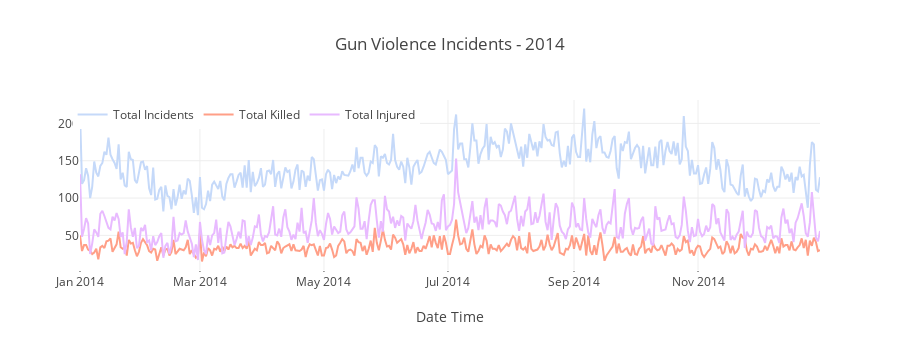
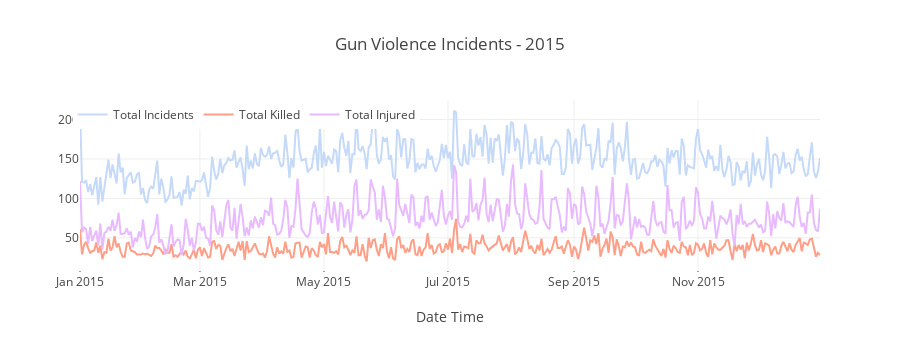
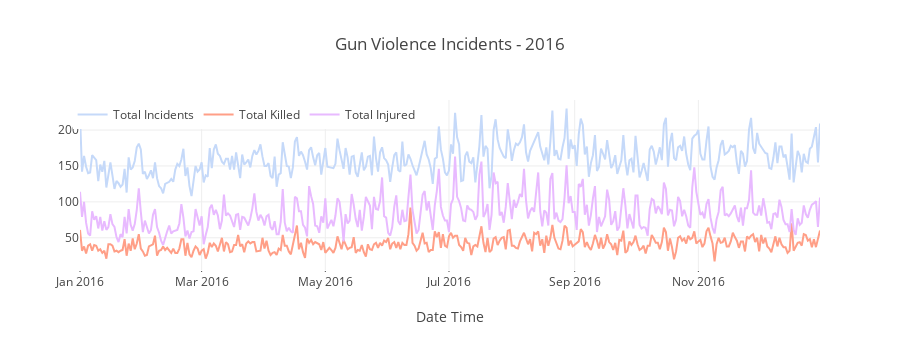
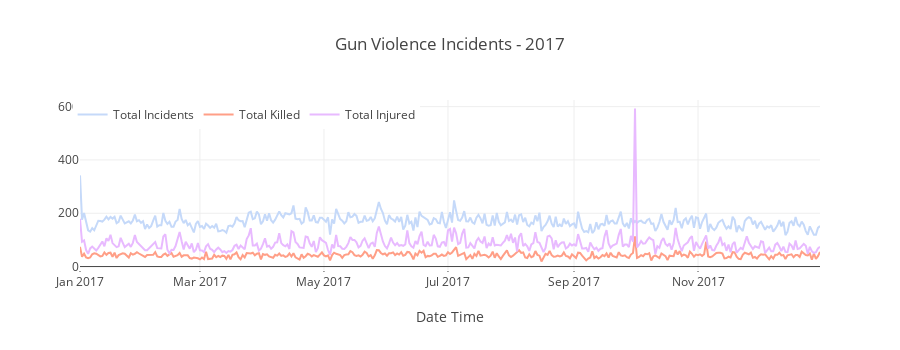

Notebook code cell kept with these figures, in order:
### Markdown cell above
> Number of gun violence incidents are higher on Weekends with approximately 6000 incidents on Saturdays and Sundays in the entire US. 


### <a id="2.4">2.4 Time Series plot of Total Incidents, People Killed, People Injured </a>

### Code cell
# 2014 time series
temp = df[df['year'] == 2014].groupby('date').agg({'state' : 'count', 'n_killed' : 'sum', 'n_injured' : 'sum'}).reset_index().rename(columns={'state' : 'incidents'})


trace1 = go.Scatter(x = temp.date, y = temp.incidents, name='Total Incidents', mode = "lines", marker = dict(color = '#c5d9f9'))
trace2 = go.Scatter(x = temp.date, y = temp.n_killed, name="Total Killed", mode = "lines", marker = dict(color = '#ff9f87'))
trace3 = go.Scatter(x = temp.date, y = temp.n_injured, name="Total Injured", mode = "lines", marker = dict(color = '#e8baff'))

data = [trace1, trace2, trace3]
layout = dict(height=350, title = 'Gun Violence Incidents - 2014', legend=dict(orientation="h", x=-.01, y=1), xaxis= dict(title='Date Time', ticklen= 1))
fig = dict(data = data, layout = layout)
iplot(fig)



# 2015 time series
temp = df[df['year'] == 2015].groupby('date').agg({'state' : 'count', 'n_killed' : 'sum', 'n_injured' : 'sum'}).reset_index().rename(columns={'state' : 'incidents'})


trace1 = go.Scatter(x = temp.date, y = temp.incidents, name='Total Incidents', mode = "lines", marker = dict(color = '#c5d9f9'))
trace2 = go.Scatter(x = temp.date, y = temp.n_killed, name="Total Killed", mode = "lines", marker = dict(color = '#ff9f87'))
trace3 = go.Scatter(x = temp.date, y = temp.n_injured, name="Total Injured", mode = "lines", marker = dict(color = '#e8baff'))

data = [trace1, trace2, trace3]
layout = dict(height=350, title = 'Gun Violence Incidents - 2015', legend=dict(orientation="h", x=-.01, y=1), xaxis= dict(title='Date Time', ticklen= 1))
fig = dict(data = data, layout = layout)
iplot(fig)





# 2016 time series
temp = df[df['year'] == 2016].groupby('date').agg({'state' : 'count', 'n_killed' : 'sum', 'n_injured' : 'sum'}).reset_index().rename(columns={'state' : 'incidents'})


trace1 = go.Scatter(x = temp.date, y = temp.incidents, name='Total Incidents', mode = "lines", marker = dict(color = '#c5d9f9'))
trace2 = go.Scatter(x = temp.date, y = temp.n_killed, name="Total Killed", mode = "lines", marker = dict(color = '#ff9f87'))
trace3 = go.Scatter(x = temp.date, y = temp.n_injured, name="Total Injured", mode = "lines", marker = dict(color = '#e8baff'))

data = [trace1, trace2, trace3]
layout = dict(height=350,title = 'Gun Violence Incidents - 2016', legend=dict(orientation="h", x=-.01, y=1), xaxis= dict(title='Date Time', ticklen= 1))
fig = dict(data = data, layout = layout)
iplot(fig)


# 2017 time series
temp = df[df['year'] == 2017].groupby('date').agg({'state' : 'count', 'n_killed' : 'sum', 'n_injured' : 'sum'}).reset_index().rename(columns={'state' : 'incidents'})


trace1 = go.Scatter(x = temp.date, y = temp.incidents, name='Total Incidents', mode = "lines", marker = dict(color = '#c5d9f9'))
trace2 = go.Scatter(x = temp.date, y = temp.n_killed, name="Total Killed", mode = "lines", marker = dict(color = '#ff9f87'))
trace3 = go.Scatter(x = temp.date, y = temp.n_injured, name="Total Injured", mode = "lines", marker = dict(color = '#e8baff'))

data = [trace1, trace2, trace3]
layout = dict(height=350,title = 'Gun Violence Incidents - 2017', legend=dict(orientation="h", x=-.01, y=1), xaxis= dict(title='Date Time', ticklen= 1))
fig = dict(data = data, layout = layout)
iplot(fig)

### Figure 1 — Plotly figure (JSON) as saved in the notebook; plotly's stock layout.template omitted (floating-point values rounded to 4 significant figures; data arrays with more than 128 entries replaced by an {"elided": "..."} marker saying what was removed)
{"data": [{"marker": {"color": "#c5d9f9"}, "mode": "lines", "name": "Total Incidents", "type": "scatter", "uid": "6073589c-c06c-404e-9344-6280b907e45e", "x": {"elided": "365 str values"}, "y": {"elided": "365 int values"}}, {"marker": {"color": "#ff9f87"}, "mode": "lines", "name": "Total Killed", "type": "scatter", "uid": "8759eaa8-89b3-4417-849d-1ab976745b2f", "x": {"elided": "365 str values"}, "y": {"elided": "365 int values"}}, {"marker": {"color": "#e8baff"}, "mode": "lines", "name": "Total Injured", "type": "scatter", "uid": "9a764971-9681-4aaa-83b1-a3993e23b1f4", "x": {"elided": "365 str values"}, "y": {"elided": "365 int values"}}], "layout": {"height": 350, "legend": {"orientation": "h", "x": -0.01, "y": 1}, "title": {"text": "Gun Violence Incidents - 2014"}, "xaxis": {"ticklen": 1, "title": {"text": "Date Time"}}}}

### Figure 2 — Plotly figure (JSON) as saved in the notebook; plotly's stock layout.template omitted (floating-point values rounded to 4 significant figures; data arrays with more than 128 entries replaced by an {"elided": "..."} marker saying what was removed)
{"data": [{"marker": {"color": "#c5d9f9"}, "mode": "lines", "name": "Total Incidents", "type": "scatter", "uid": "d919f472-3872-4635-8850-0350ee484744", "x": {"elided": "364 str values"}, "y": {"elided": "364 int values"}}, {"marker": {"color": "#ff9f87"}, "mode": "lines", "name": "Total Killed", "type": "scatter", "uid": "ff300d02-9ae2-4f3b-a35a-22a8908860b0", "x": {"elided": "364 str values"}, "y": {"elided": "364 int values"}}, {"marker": {"color": "#e8baff"}, "mode": "lines", "name": "Total Injured", "type": "scatter", "uid": "6f349fa5-5c91-4ba7-9222-bc89fad07310", "x": {"elided": "364 str values"}, "y": {"elided": "364 int values"}}], "layout": {"height": 350, "legend": {"orientation": "h", "x": -0.01, "y": 1}, "title": {"text": "Gun Violence Incidents - 2015"}, "xaxis": {"ticklen": 1, "title": {"text": "Date Time"}}}}

### Figure 3 — Plotly figure (JSON) as saved in the notebook; plotly's stock layout.template omitted (floating-point values rounded to 4 significant figures; data arrays with more than 128 entries replaced by an {"elided": "..."} marker saying what was removed)
{"data": [{"marker": {"color": "#c5d9f9"}, "mode": "lines", "name": "Total Incidents", "type": "scatter", "uid": "f7ec086e-e9b5-4621-ab68-093c1cfb973e", "x": {"elided": "365 str values"}, "y": {"elided": "365 int values"}}, {"marker": {"color": "#ff9f87"}, "mode": "lines", "name": "Total Killed", "type": "scatter", "uid": "3350ecdb-8121-496d-9569-d2c31daed25d", "x": {"elided": "365 str values"}, "y": {"elided": "365 int values"}}, {"marker": {"color": "#e8baff"}, "mode": "lines", "name": "Total Injured", "type": "scatter", "uid": "ef7939fd-1790-48de-a6c0-1293974c3ac1", "x": {"elided": "365 str values"}, "y": {"elided": "365 int values"}}], "layout": {"height": 350, "legend": {"orientation": "h", "x": -0.01, "y": 1}, "title": {"text": "Gun Violence Incidents - 2016"}, "xaxis": {"ticklen": 1, "title": {"text": "Date Time"}}}}

### Figure 4 — Plotly figure (JSON) as saved in the notebook; plotly's stock layout.template omitted (floating-point values rounded to 4 significant figures; data arrays with more than 128 entries replaced by an {"elided": "..."} marker saying what was removed)
{"data": [{"marker": {"color": "#c5d9f9"}, "mode": "lines", "name": "Total Incidents", "type": "scatter", "uid": "3c8ade5c-1bf3-4222-9d5d-8cb721deda10", "x": {"elided": "364 str values"}, "y": {"elided": "364 int values"}}, {"marker": {"color": "#ff9f87"}, "mode": "lines", "name": "Total Killed", "type": "scatter", "uid": "c8c20fea-fa3c-4d79-9420-80bb37c8369f", "x": {"elided": "364 str values"}, "y": {"elided": "364 int values"}}, {"marker": {"color": "#e8baff"}, "mode": "lines", "name": "Total Injured", "type": "scatter", "uid": "678b83cb-986e-41c5-9fc4-f31851d884e0", "x": {"elided": "364 str values"}, "y": {"elided": "364 int values"}}], "layout": {"height": 350, "legend": {"orientation": "h", "x": -0.01, "y": 1}, "title": {"text": "Gun Violence Incidents - 2017"}, "xaxis": {"ticklen": 1, "title": {"text": "Date Time"}}}}
